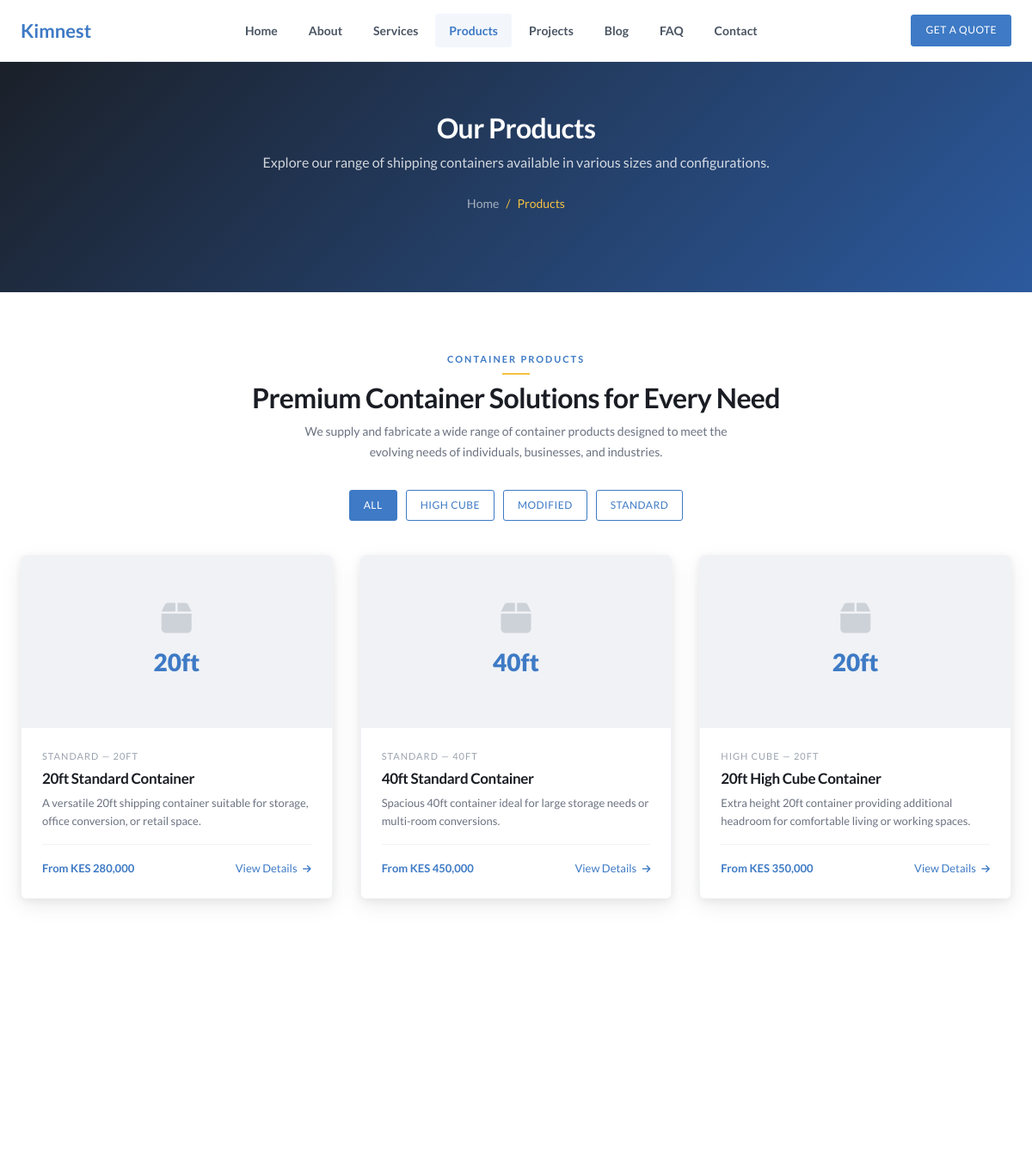
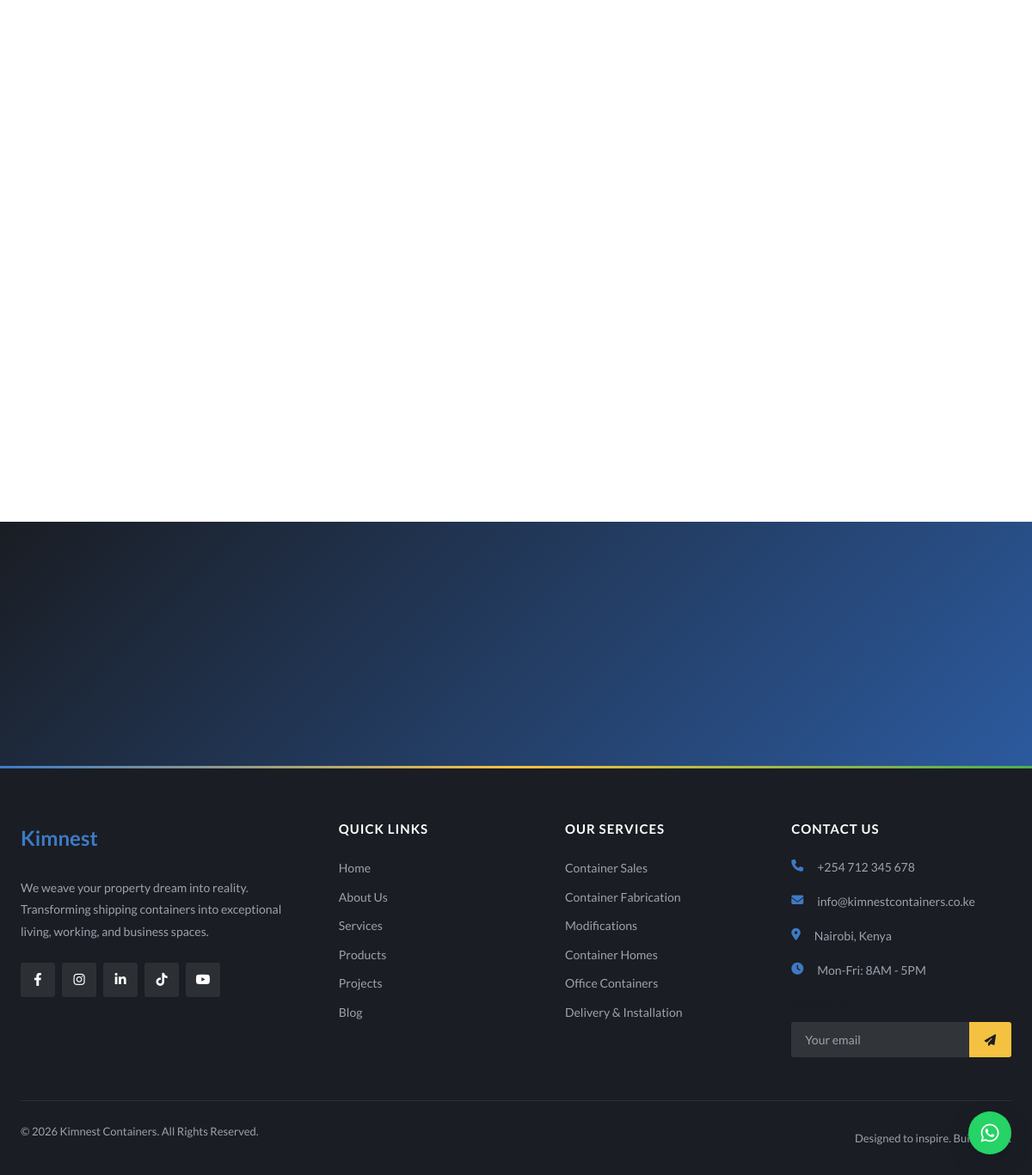
Page /products on the committed database (2 pictures, top to bottom).
### tables this page shows
CREATE TABLE site_content (
    id INT AUTO_INCREMENT PRIMARY KEY,
    page_slug VARCHAR(50) NOT NULL,
    section_key VARCHAR(50) NOT NULL,
    content_key VARCHAR(100) NOT NULL,
    content_value LONGTEXT,
    content_type ENUM('text', 'textarea', 'html', 'image') DEFAULT 'text',
    is_visible TINYINT(1) DEFAULT 1,
    created_at TIMESTAMP DEFAULT CURRENT_TIMESTAMP,
    updated_at TIMESTAMP DEFAULT CURRENT_TIMESTAMP ON UPDATE CURRENT_TIMESTAMP,
    UNIQUE KEY unique_content (page_slug, section_key, content_key)
);

CREATE TABLE products (
    id INT AUTO_INCREMENT PRIMARY KEY,
    name VARCHAR(255) NOT NULL,
    slug VARCHAR(255) NOT NULL UNIQUE,
    category VARCHAR(100) NOT NULL,
    size VARCHAR(50),
    description TEXT,
    features TEXT,
    specs JSON,
    image VARCHAR(255),
    price_label VARCHAR(100),
    status ENUM('available', 'limited', 'unavailable') DEFAULT 'available',
    sort_order INT DEFAULT 0,
    created_at TIMESTAMP DEFAULT CURRENT_TIMESTAMP,
    updated_at TIMESTAMP DEFAULT CURRENT_TIMESTAMP ON UPDATE CURRENT_TIMESTAMP
);

CREATE TABLE site_settings (
    id INT AUTO_INCREMENT PRIMARY KEY,
    setting_key VARCHAR(100) NOT NULL UNIQUE,
    setting_value TEXT,
    created_at TIMESTAMP DEFAULT CURRENT_TIMESTAMP,
    updated_at TIMESTAMP DEFAULT CURRENT_TIMESTAMP ON UPDATE CURRENT_TIMESTAMP
);

### includes/functions.php (called while the page is built, shortened)
<?php
require_once __DIR__ . '/db.php';
function truncate($text, $length = 100) {
    if (strlen($text) <= $length) return $text;
    return substr($text, 0, $length) . '...';
}
function getContent($page, $section, $key, $default = '') {
    global $pdo;
    $stmt = $pdo->prepare("SELECT content_value, content_type, is_visible FROM site_content WHERE page_slug = ? AND section_key = ? AND content_key = ?");
    $stmt->execute([$page, $section, $key]);
    $result = $stmt->fetch();
    $value = $result['content_value'];
    $type = $result['content_type'] ?? 'text';
    if ($type === 'textarea') {
        $value = strip_tags($value);
        $value = trim($value);
    }
    return $value;
}
function getSetting($key, $default = '') {
    global $pdo;
    $stmt = $pdo->prepare("SELECT setting_value FROM site_settings WHERE setting_key = ?");
    $stmt->execute([$key]);
    $result = $stmt->fetch();
    return $result ? $result['setting_value'] : $default;
}
function getProducts($category = null) {
    global $pdo;
    $sql = "SELECT * FROM products WHERE 1=1";
    $params = [];
    $sql .= " ORDER BY sort_order ASC, id ASC";
    $stmt = $pdo->prepare($sql);
    $stmt->execute($params);
    return $stmt->fetchAll();
}
function getProductCategories() {
    global $pdo;
    $stmt = $pdo->query("SELECT DISTINCT category FROM products ORDER BY category");
    return $stmt->fetchAll(PDO::FETCH_COLUMN);
}

### pages/products.php (the view, shortened to what this page needs)
<?php
include __DIR__ . '/../includes/header.php';
$categories = getProductCategories();
$cat = isset($_GET['cat']) ? sanitize($_GET['cat']) : null;
$products = getProducts($cat);
$heroBg = getContent('products', 'hero', 'bg_image', '');
$heroOverlay = getContent('products', 'hero', 'overlay_color', '#1a2e4a');
$heroDesc = getContent('products', 'hero', 'description', '');
?>
<section class="page-banner page-banner--tall" <?php if (!empty($heroBg)): ?>style="background-image: linear-gradient(<?= $heroOverlay ?>dd, <?= $heroOverlay ?>ee), url(<?= BASE_URL ?>/<?= htmlspecialchars($heroBg) ?>); background-size: cover; background-position: center;"<?php endif; ?>>
    <div class="container">
        <h1>Our Products</h1>
        <?php if (!empty($heroDesc)): ?>
            <p class="page-banner__desc"><?= htmlspecialchars($heroDesc) ?></p>
        <?php endif; ?>
        <div class="breadcrumb">
            <a href="<?= BASE_URL ?>/">Home</a> <span>/</span> <span>Products</span>
        </div>
    </div>
</section>
<section class="section">
    <div class="container">
        <div class="section-header fade-in">
            <div class="overline">Container Products</div>
            <h2>Premium Container Solutions for Every Need</h2>
            <p>We supply and fabricate a wide range of container products designed to meet the evolving needs of individuals, businesses, and industries.</p>
        </div>
        <div class="products-filter fade-in">
            <a href="<?= BASE_URL ?>/products" class="btn <?= !$cat ? 'btn-primary' : 'btn-outline-primary' ?>">All</a>
            <?php foreach ($categories as $c): ?>
                <a href="<?= BASE_URL ?>/products?cat=<?= urlencode($c) ?>" class="btn <?= $cat === $c ? 'btn-primary' : 'btn-outline-primary' ?>"><?= $c ?></a>
            <?php endforeach; ?>
        </div>
        <?php if (empty($products)): ?>
            <div class="projects-empty fade-in">
                <i class="fas fa-box-open"></i>
                <h3>No Products Found</h3>
                <p>Check back soon for our latest container products!</p>
            </div>
        <?php else: ?>
            <div class="products-grid stagger">
                <?php foreach ($products as $product): ?>
                    <a href="<?= BASE_URL ?>/product?slug=<?= htmlspecialchars($product['slug']) ?>" class="product-list-card fade-in">
                        <div class="product-list-card__image">
                            <?php if (!empty($product['image'])): ?>
                                <img src="<?= BASE_URL ?>/<?= htmlspecialchars($product['image']) ?>" alt="<?= htmlspecialchars($product['name']) ?>">
                            <?php else: ?>
                                <div class="product-list-card__placeholder">
                                    <i class="fas fa-box"></i>
                                    <span><?= htmlspecialchars($product['size']) ?></span>
                                </div>
                            <?php endif; ?>
                        </div>
                        <div class="product-list-card__body">
                            <div class="product-list-card__category"><?= htmlspecialchars($product['category']) ?> — <?= htmlspecialchars($product['size']) ?></div>
                            <h3 class="product-list-card__title"><?= htmlspecialchars($product['name']) ?></h3>
                            <p class="product-list-card__desc"><?= htmlspecialchars(truncate($product['description'], 120)) ?></p>
                            <div class="product-list-card__footer">
                                <span class="product-list-card__price"><?= htmlspecialchars($product['price_label'] ?: 'Request Pricing') ?></span>
                                <span class="product-list-card__cta">View Details <i class="fas fa-arrow-right"></i></span>
                            </div>
                        </div>
                    </a>
                <?php endforeach; ?>
            </div>
        <?php endif; ?>
    </div>
</section>
<section class="section cta-section">
    <div class="container">
    </div>
</section>
<?php include __DIR__ . '/../includes/footer.php'; ?>

### includes/footer.php (shortened to what this page needs)
    </main>
    <footer class="footer">
        <div class="container">
            <div class="footer-grid">
                <div class="footer-col">
                    <a href="<?= BASE_URL ?>/" class="footer-logo">
                        <span class="logo-text">Kim<span>nest</span></span>
                    </a>
                    <p><?= htmlspecialchars(getSetting('site_tagline', 'We weave your property dream into reality. Transforming shipping containers into exceptional living, working, and business spaces.')) ?></p>
                    <div class="social-links">
                        <a href="<?= getSetting('facebook_url', '#') ?>" target="_blank"><i class="fab fa-facebook-f"></i></a>
                        <a href="<?= getSetting('instagram_url', '#') ?>" target="_blank"><i class="fab fa-instagram"></i></a>
                        <a href="<?= getSetting('linkedin_url', '#') ?>" target="_blank"><i class="fab fa-linkedin-in"></i></a>
                        <a href="<?= getSetting('tiktok_url', '#') ?>" target="_blank"><i class="fab fa-tiktok"></i></a>
                        <a href="<?= getSetting('youtube_url', '#') ?>" target="_blank"><i class="fab fa-youtube"></i></a>
                    </div>
                </div>
                <div class="footer-col">
                    <h3>Quick Links</h3>
                    <ul class="footer-links">
                        <li><a href="<?= BASE_URL ?>/">Home</a></li>
                        <li><a href="<?= BASE_URL ?>/about">About Us</a></li>
                        <li><a href="<?= BASE_URL ?>/services">Services</a></li>
                        <li><a href="<?= BASE_URL ?>/products">Products</a></li>
                        <li><a href="<?= BASE_URL ?>/projects">Projects</a></li>
                        <li><a href="<?= BASE_URL ?>/blog">Blog</a></li>
                    </ul>
                </div>
                <div class="footer-col">
                    <h3>Our Services</h3>
                    <ul class="footer-links">
                        <li><a href="<?= BASE_URL ?>/services#sales">Container Sales</a></li>
                        <li><a href="<?= BASE_URL ?>/services#fabrication">Container Fabrication</a></li>
                        <li><a href="<?= BASE_URL ?>/services#modifications">Modifications</a></li>
                        <li><a href="<?= BASE_URL ?>/services#homes">Container Homes</a></li>
                        <li><a href="<?= BASE_URL ?>/services#offices">Office Containers</a></li>
                        <li><a href="<?= BASE_URL ?>/services#delivery">Delivery & Installation</a></li>
                    </ul>
                </div>
                <div class="footer-col">
                    <h3>Contact Us</h3>
                    <ul class="footer-contact">
                        <li><i class="fas fa-phone"></i> <?= getSetting('site_phone', SITE_PHONE) ?></li>
                        <li><i class="fas fa-envelope"></i> <?= getSetting('site_email', SITE_EMAIL) ?></li>
                        <li><i class="fas fa-map-marker-alt"></i> <?= getSetting('site_address', 'Nairobi, Kenya') ?></li>
                        <li><i class="fas fa-clock"></i> Mon-Fri: 8AM - 5PM</li>
                    </ul>
                    <div class="newsletter">
                        <h4>Newsletter</h4>
                        <form class="newsletter-form" id="newsletterForm" action="<?= BASE_URL ?>/api/newsletter.php">
                            <input type="email" name="email" placeholder="Your email" required>
                            <button type="submit"><i class="fas fa-paper-plane"></i></button>
                        </form>
                    </div>
                </div>
            </div>
            <div class="footer-bottom">
                <p>&copy; <?= date('Y') ?> <?= SITE_NAME ?>. All Rights Reserved.</p>
                <p>Designed to inspire. Built to last.</p>
            </div>
        </div>
    </footer>
    <a href="https://wa.me/<?= getSetting('site_whatsapp', SITE_WHATSAPP) ?>" class="whatsapp-float" target="_blank">
        <i class="fab fa-whatsapp"></i>
    </a>
</body>
</html>

### rows in the picture
site_content: content_value "Explore our range of shipping containers available in various sizes and configurations."
products: size "20ft", category "STANDARD", size "20FT", name "20ft Standard Container", description "A versatile 20ft shipping container suitable for storage, office conversion, or retail space.", price_label "From KES 280,000"
products: size "40ft", category "STANDARD", size "40FT", name "40ft Standard Container", description "Spacious 40ft container ideal for large storage needs or multi-room conversions.", price_label "From KES 450,000"
products: size "20ft", category "HIGH CUBE", size "20FT", name "20ft High Cube Container", description "Extra height 20ft container providing additional headroom for comfortable living or working spaces.", price_label "From KES 350,000"
site_settings: setting_value "We weave your property dream into reality. Transforming shipping containers into exceptional living, working, and business spaces."
site_settings: setting_value "+254 712 345 678"
site_settings: setting_value "info@kimnestcontainers.co.ke"
site_settings: setting_value "Nairobi, Kenya"

### other values in the picture
$c "HIGH CUBE"
$c "MODIFIED"
$c "STANDARD"
SITE_NAME "Kimnest Containers"
